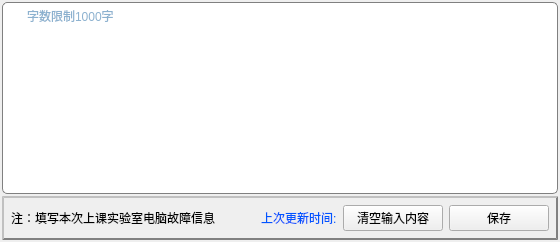
          <widget class="QWidget" name="tab_4">
           <attribute name="icon">
            <iconset resource="image.qrc">
             <normaloff>:/images/images/else/repair.png</normaloff>:/images/images/else/repair.png</iconset>
           </attribute>
           <attribute name="title">
            <string>设备故障</string>
           </attribute>
           <layout class="QVBoxLayout" name="verticalLayout_11">
            <property name="leftMargin">
             <number>2</number>
            </property>
            <property name="topMargin">
             <number>2</number>
            </property>
            <property name="rightMargin">
             <number>2</number>
            </property>
            <property name="bottomMargin">
             <number>2</number>
            </property>
            <item>
             <widget class="QWidget" name="verticalWidgetTab4" native="true">
              <layout class="QVBoxLayout" name="verticalLayout_10">
               <property name="spacing">
                <number>2</number>
               </property>
               <property name="leftMargin">
                <number>0</number>
               </property>
               <property name="topMargin">
                <number>0</number>
               </property>
               <property name="rightMargin">
                <number>0</number>
               </property>
               <property name="bottomMargin">
                <number>0</number>
               </property>
               <item>
                <widget class="QTextEdit" name="textRepair">
                 <property name="styleSheet">
                  <string notr="true">QTextEdit
{
border: 1px solid gray;
border-radius:5px; 
background:rgba(255,255,255,0); 
padding: 0px 10px 0px 20px;
background:white;selection-background-color: darkgray;
}
QTextEdit:enabled{color:#19649F;}
QTextEdit:disabled{color:#666666;}</string>
                 </property>
                 <property name="placeholderText">
                  <string>字数限制1000字</string>
                 </property>
                </widget>
               </item>
               <item>
                <widget class="QWidget" name="horizontalWidget_2" native="true">
                 <property name="minimumSize">
                  <size>
                   <width>100</width>
                   <height>0</height>
                  </size>
                 </property>
                 <property name="styleSheet">
                  <string notr="true">QWidget#horizontalWidget_2
{
border: 2px solid gray; 
border-style:outset;
}</string>
                 </property>
                 <layout class="QHBoxLayout" name="horizontalLayout_13">
                  <item>
                   <widget class="QLabel" name="label_17">
                    <property name="text">
                     <string>注：填写本次上课实验室电脑故障信息</string>
                    </property>
                   </widget>
                  </item>
                  <item>
                   <spacer name="horizontalSpacer_8">
                    <property name="orientation">
                     <enum>Qt::Horizontal</enum>
                    </property>
                    <property name="sizeHint" stdset="0">
                     <size>
                      <width>40</width>
                      <height>20</height>
                     </size>
                    </property>
                   </spacer>
                  </item>
                  <item>
                   <widget class="QLabel" name="labRepairUpdateTime">
                    <property name="styleSheet">
                     <string notr="true">QLabel
{
color:rgb(0, 85, 255)
}</string>
                    </property>
                    <property name="text">
                     <string>上次更新时间:</string>
                    </property>
                   </widget>
                  </item>
                  <item>
                   <widget class="QPushButton" name="resetReBtn">
                    <property name="minimumSize">
                     <size>
                      <width>100</width>
                      <height>0</height>
                     </size>
                    </property>
                    <property name="text">
                     <string>清空输入内容</string>
                    </property>
                   </widget>
                  </item>
                  <item>
                   <widget class="QPushButton" name="confirmReBtn">
                    <property name="minimumSize">
                     <size>
                      <width>100</width>
                      <height>0</height>
                     </size>
                    </property>
                    <property name="text">
                     <string>保存</string>
                    </property>
                   </widget>
                  </item>
                 </layout>
                </widget>
               </item>
              </layout>
             </widget>
            </item>
           </layout>
          </widget>
